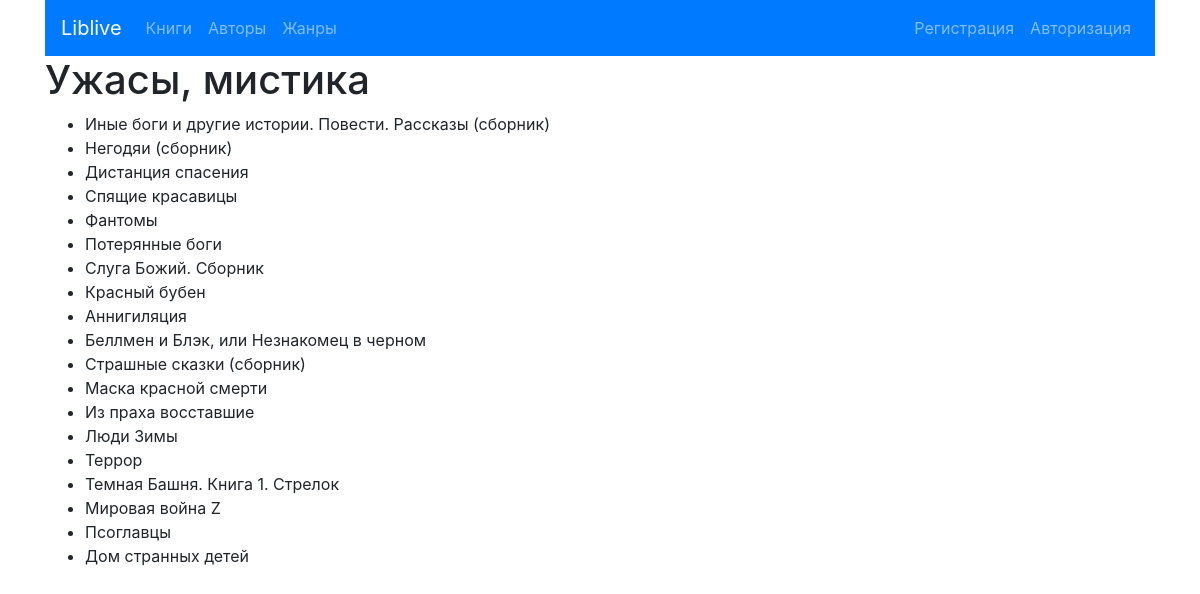
The app's page /genre/2/, older data.
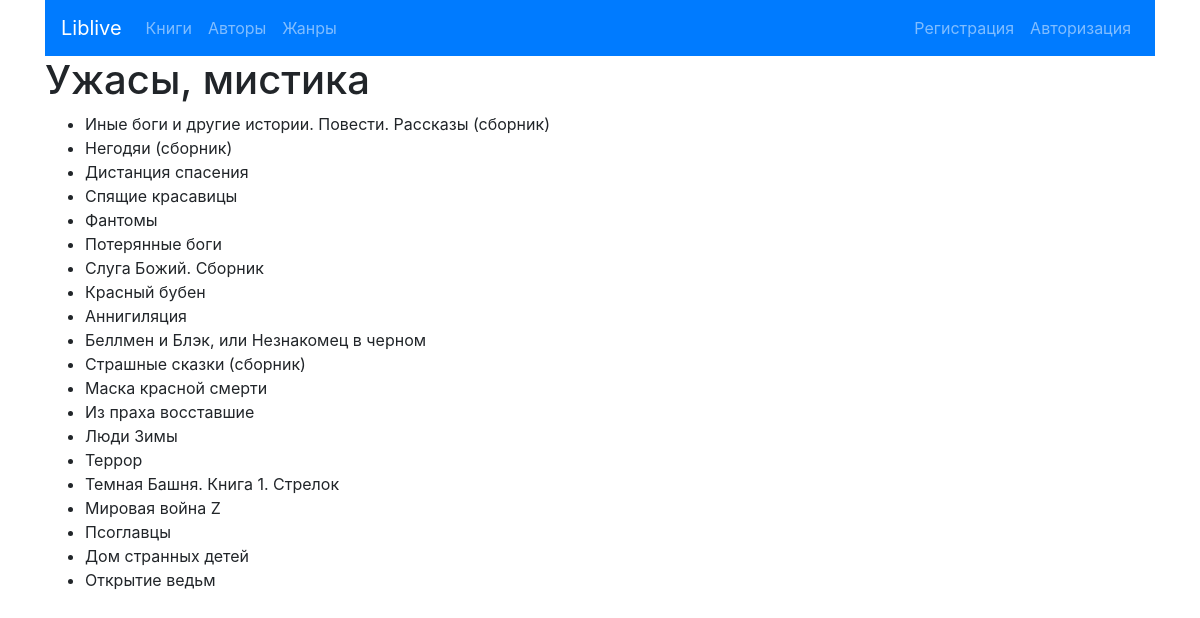
The same page, newer data.
### liv/models.py (models this page shows)
class BookFromLivelib(models.Model):
    title = models.CharField(max_length=200)
    author = models.ForeignKey(Author, on_delete=models.CASCADE)
    tags = models.ManyToManyField(Genre)
    cover = models.CharField(max_length=200)
    rating = models.FloatField()
    description = models.TextField()
    key = models.IntegerField()
    user = models.ForeignKey(User, on_delete=models.CASCADE)
    def __str__(self):
        return self.title

### liv/views.py (the view)
# urls.py: path('genre/<int:pk>/', views.GenreDetailView.as_view(), name='genre-detail'),
class GenreDetailView(generic.DetailView):
    model = Genre
    template_name = 'liv/genre_detail.html'

### liv/templates/liv/genre_detail.html
{% extends "liv/base.html" %}
{% block content %}
    <h1>{{ genre.name }}</h1>
    <ul>
        {% for book in genre.bookfromlivelib_set.all %}
        <li>{{ book }}</li>
    {% endfor %}
    </ul>
{% endblock %}

Row changes from the older to the newer data that the page shows:
added BookFromLivelib: title "Открытие ведьм"
